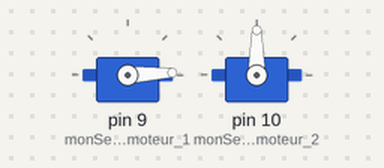
The sketch below on a simulated Arduino Uno, built with avr-gcc and run on an emulated ATmega328P. On the bench: 2 × servo.

Above: at 0.05 s.
At 2.6 s:
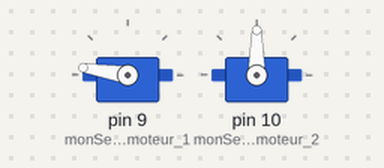
At 5.2 s:
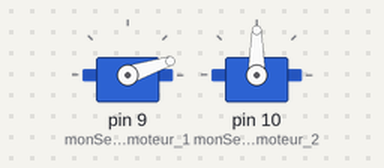
At 10.9 s:
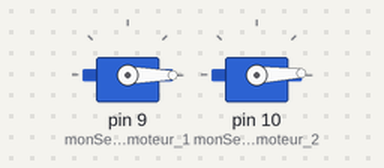
Timing chart, 0 to 14.2 s (numbered marks = the images above):
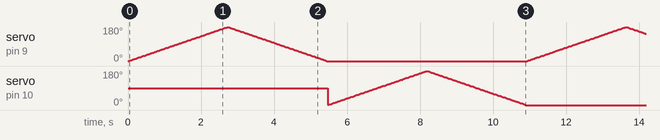

The sketch:

Test_servos.ino
```cpp
/**
 * Exemple de code pour un servomoteur, il fait faire des va-et-vient à la tête du servomoteur.
 */

 /* Inclut la lib Servo pour manipuler le servomoteur */
#include <Servo.h>

/* Créer un objet Servo pour contrôler le servomoteur */
Servo monServomoteur_1;
Servo monServomoteur_2;

void setup() {

  // Attache le servomoteur à la broche D9
  monServomoteur_1.attach(9);
  monServomoteur_2.attach(10);
}

void loop() {

  // Fait bouger le bras de 0° à 180°
  for (int position = 0; position <= 180; position++) {
    monServomoteur_1.write(position);
    delay(15);
  }

  // Fait bouger le bras de 180° à 10°
  for (int position = 180; position >= 0; position--) {
    monServomoteur_1.write(position);
    delay(15);
  }

  // Fait bouger le bras de 0° à 180°
  for (int position = 0; position <= 180; position++) {
    monServomoteur_2.write(position);
    delay(15);
  }

  // Fait bouger le bras de 180° à 10°
  for (int position = 180; position >= 0; position--) {
    monServomoteur_2.write(position);
    delay(15);
  }
}
```
